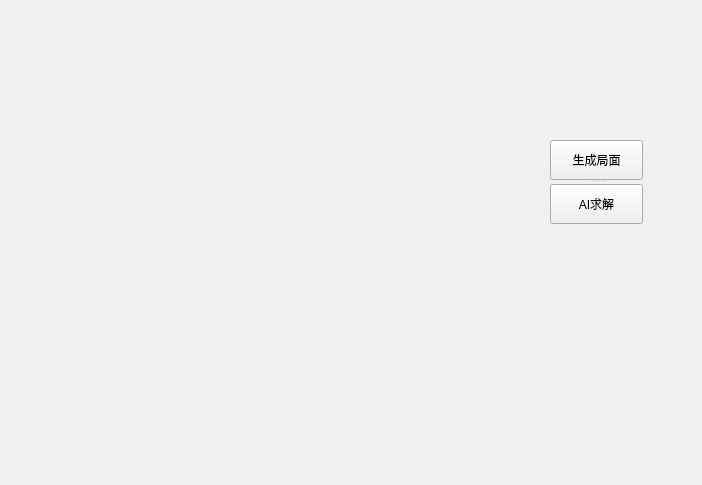
<?xml version="1.0" encoding="UTF-8"?>
<ui version="4.0">
 <class>EightDigit</class>
 <widget class="QWidget" name="EightDigit">
  <property name="geometry">
   <rect>
    <x>0</x>
    <y>0</y>
    <width>702</width>
    <height>485</height>
   </rect>
  </property>
  <property name="windowTitle">
   <string>EightDigit</string>
  </property>
  <widget class="QWidget" name="widget" native="true">
   <property name="geometry">
    <rect>
     <x>30</x>
     <y>20</y>
     <width>120</width>
     <height>80</height>
    </rect>
   </property>
  </widget>
  <widget class="QSplitter" name="splitter">
   <property name="geometry">
    <rect>
     <x>550</x>
     <y>140</y>
     <width>93</width>
     <height>84</height>
    </rect>
   </property>
   <property name="orientation">
    <enum>Qt::Vertical</enum>
   </property>
   <widget class="QPushButton" name="generate_btn">
    <property name="text">
     <string>生成局面</string>
    </property>
   </widget>
   <widget class="QPushButton" name="AI_solution_btn">
    <property name="text">
     <string>AI求解</string>
    </property>
   </widget>
  </widget>
 </widget>
 <layoutdefault spacing="6" margin="11"/>
 <resources/>
 <connections/>
 <slots>
  <slot>on_AI_solution_btn_clicked()</slot>
 </slots>
</ui>
